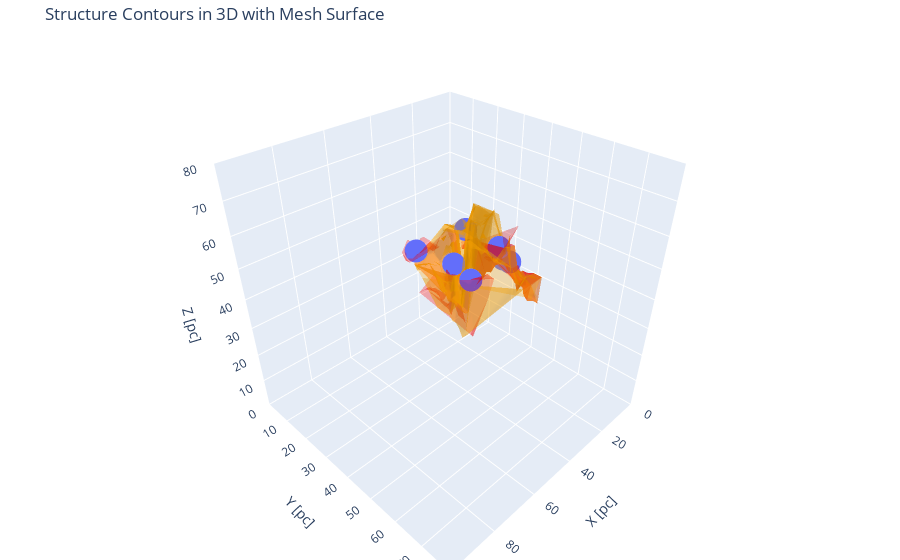

This figure's notebook cell:
### Code cell
# plot by plotly

fig = px.scatter_3d(leaf_feature, x='X_peak', y='Y_peak', z='Z_peak')

# Leaf structures
for i, leaf_structure_index in enumerate(leaf_indices):
    leaf_structure = dendro[leaf_structure_index]
    leaf_mask = leaf_structure.get_mask()
    leaf_mask_indices = np.where(leaf_mask)
    mesh_leaf = go.Mesh3d(x=leaf_mask_indices[0] * hx, 
                          y=leaf_mask_indices[2] * hy, 
                          z=leaf_mask_indices[1] * hz, 
                          opacity=0.3,
                          color='red',
                          name=f'Leaf {i + 1} - Surface')
    fig.add_trace(mesh_leaf)

# Branch structures
for j, branch_structure_index in enumerate(branch_indices):
    branch_structure = dendro[branch_structure_index]
    branch_mask = branch_structure.get_mask()
    branch_mask_indices = np.where(branch_mask)
    mesh_branch = go.Mesh3d(x=branch_mask_indices[0] * hx, 
                            y=branch_mask_indices[2] * hy, 
                            z=branch_mask_indices[1] * hz,
                            opacity=0.3, 
                            color='orange',
                            name=f'Branch {j + 1} - Surface')
    fig.add_trace(mesh_branch)

fig.update_layout(
    scene=dict(
        xaxis=dict(title='X [pc]', range=[0, 100]),
        yaxis=dict(title='Y [pc]', range=[0, 80]),
        zaxis=dict(title='Z [pc]', range=[0, 80]),
        aspectratio=dict(x=1, y=1, z=1)
    ),
    title='Structure Contours in 3D with Mesh Surface',
    margin=dict(l=0, r=0, b=0, t=40),
    showlegend=True)
